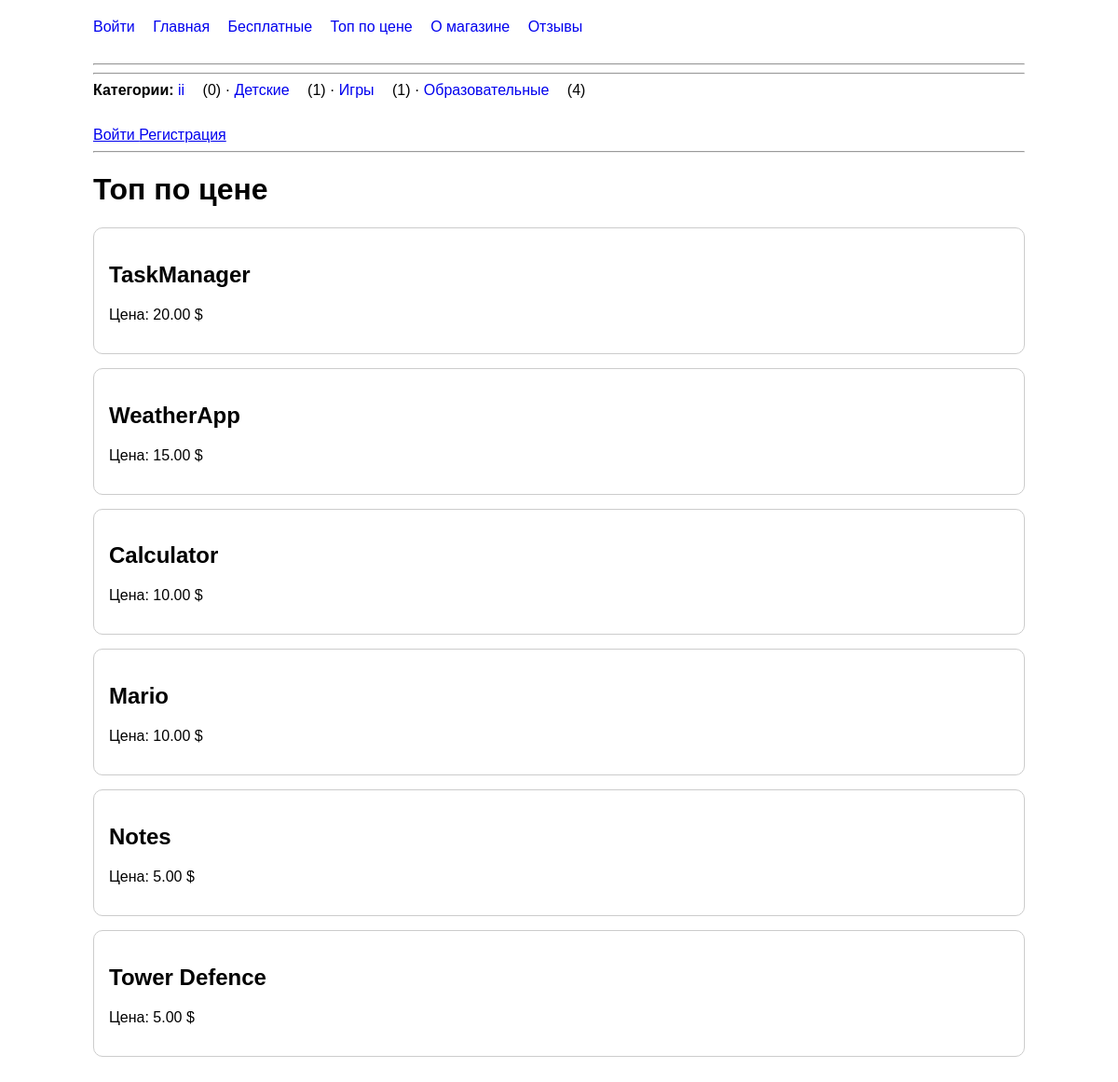
The page /top/ on the database its author committed.
### mainapp/models.py (models this page shows, shortened)
class Category(models.Model):
    name = models.CharField(max_length=50)

class App(models.Model):
    name = models.CharField(max_length=200)
    description = models.TextField(blank=True)
    price = models.DecimalField(max_digits=10, decimal_places=2, default=0)
    created_at = models.DateTimeField(auto_now_add=True)
    downloads = models.PositiveIntegerField(default=0)
    category = models.ForeignKey(
        Category,
        on_delete=models.CASCADE,
        null=True,
        blank=True,
        related_name='apps',
    )
    icon = models.ImageField(
        upload_to='icons/',
        blank=True,
    )
    author = models.ForeignKey(
        User,
        on_delete=models.SET_NULL,
        null=True,
        blank=True,
        related_name='apps',
    )
    favorited_by = models.ManyToManyField(
        User,
        related_name='favorite_apps',
        blank=True,
    )

### mainapp/views.py (the view)
# urls.py: path('top/', views.top_apps, name='top'),
def top_apps(request):
    apps = App.objects.filter(price__gt=0).order_by('-price')[:10]
    return render(request, 'mainapp/top.html', {
        'apps': apps
    })

### mainapp/context_processors.py (called while the page is built)
def store_menu(request):
    nav_categories = (
        Category.objects
        .annotate(apps_count=Count('apps'))
        .order_by('name')
    )
    return {
        'nav_categories': nav_categories,
    }

### mainapp/templates/mainapp/top.html (shortened to what this page needs)
{% extends 'mainapp/base.html' %}
{% block content %}
<h1>Топ по цене</h1>
{% for app in apps %}
    <div class="app-card">
        <h2>{{ app.name }}</h2>
        <p>Цена: {{ app.price }} $</p>
    </div>
{% empty %}
    <p>Платных приложений пока нет.</p>
{% endfor %}
{% endblock %}

### mainapp/templates/mainapp/base.html (shortened to what this page needs)
{% load static %}
<!DOCTYPE html>
<html lang="ru">
<head>
    <link rel="stylesheet" href="{% static 'mainapp/style.css' %}">
</head>
<nav>
    <a href="{% url 'mainapp:login' %}">Войти</a>
    <a href="{% url 'mainapp:home' %}">Главная</a>
    <a href="{% url 'mainapp:free' %}">Бесплатные</a>
    <a href="{% url 'mainapp:top' %}">Топ по цене</a>
    <a href="{% url 'mainapp:about' %}">О магазине</a>
    <a href="{% url 'mainapp:reviews' %}">Отзывы</a>
</nav>
<hr>
<hr>
<nav>
    <strong>Категории:</strong>
    {% for category in nav_categories %}
        <a href="{% url 'mainapp:category_detail' category.id category.name %}">
            {{ category.name }}
        </a>
        ({{ category.apps_count }})
        {% if not forloop.last %}
            ·
        {% endif %}
    {% empty %}
        Категорий пока нет.
    {% endfor %}
</nav>
{% if request.user.is_authenticated %}
    <span>{{ request.user.username }}</span>
    <a href="{% url 'mainapp:my_apps' %}">
        Мои приложения
    </a>
    <a href="{% url 'mainapp:favorites' %}">
        Избранное ({{ request.user.favorite_apps.count }})
    </a>
    <form method="post"
          action="{% url 'mainapp:logout' %}"
          style="display:inline;">
        {% csrf_token %}
        <button type="submit">Выйти</button>
    </form>
{% else %}
    <a href="{% url 'mainapp:login' %}">
        Войти
    </a>
    <a href="{% url 'mainapp:register' %}">
        Регистрация
    </a>
{% endif %}
<hr>
{% block content %}
{% endblock %}
</body>
</html>

### mainapp/static/mainapp/style.css (style rules this page uses)
nav { margin-bottom: 30px; }
nav a { margin-right: 15px; text-decoration: none; }
.app-card { border: 1px solid #ccc; padding: 16px; margin-bottom: 15px; border-radius: 10px; }

### rows shown on the page
Category: name "ii", apps_count "0"
Category: name "Детские", apps_count "1"
Category: name "Игры", apps_count "1"
Category: name "Образовательные", apps_count "4"
App: name "TaskManager", price "20.00"
App: name "WeatherApp", price "15.00"
App: name "Calculator", price "10.00"
App: name "Mario", price "10.00"
App: name "Notes", price "5.00"
App: name "Tower Defence", price "5.00"
